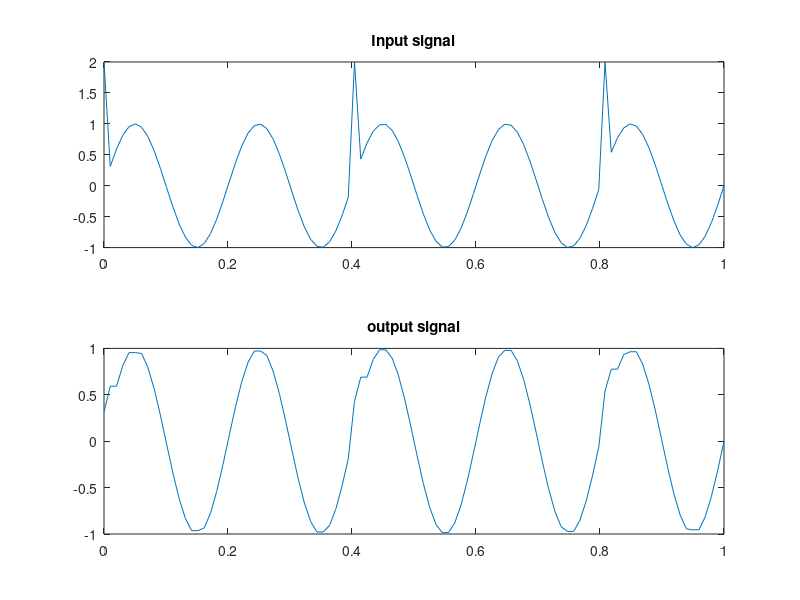

Write the MATLAB code that produced this figure.
%Understanding median filter
clc
clear all
close all
%sine wave generation
t=linspace(0,1,100);
x=sin(2*pi*5*t);
%plot(t,x)
%introduce spike
x(1:40:end)=2;
%to elimintae spike
y=medfilt1(x);
subplot(2,1,1),plot(t,x),title('Input signal')
subplot(2,1,2),plot(t,y),title('output signal')
